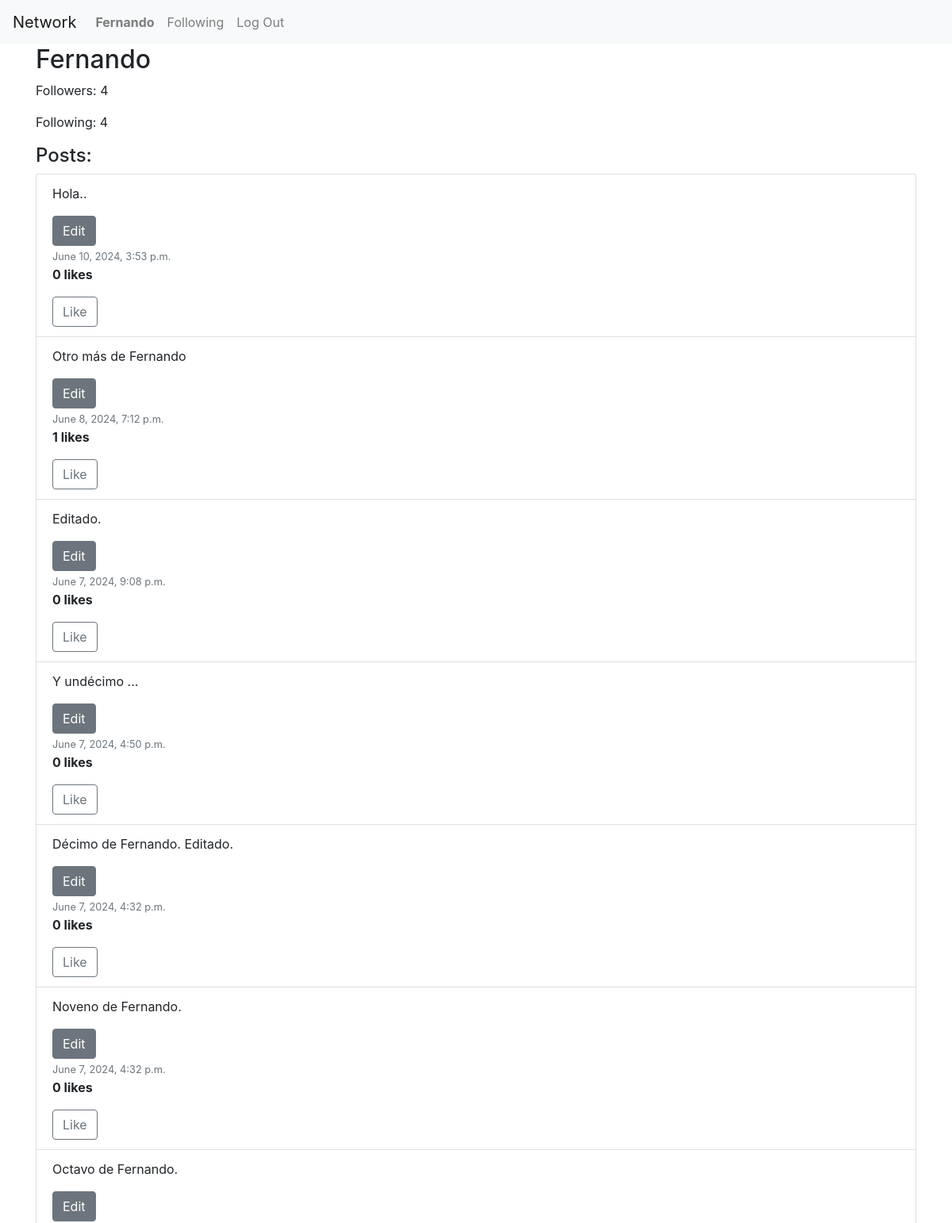
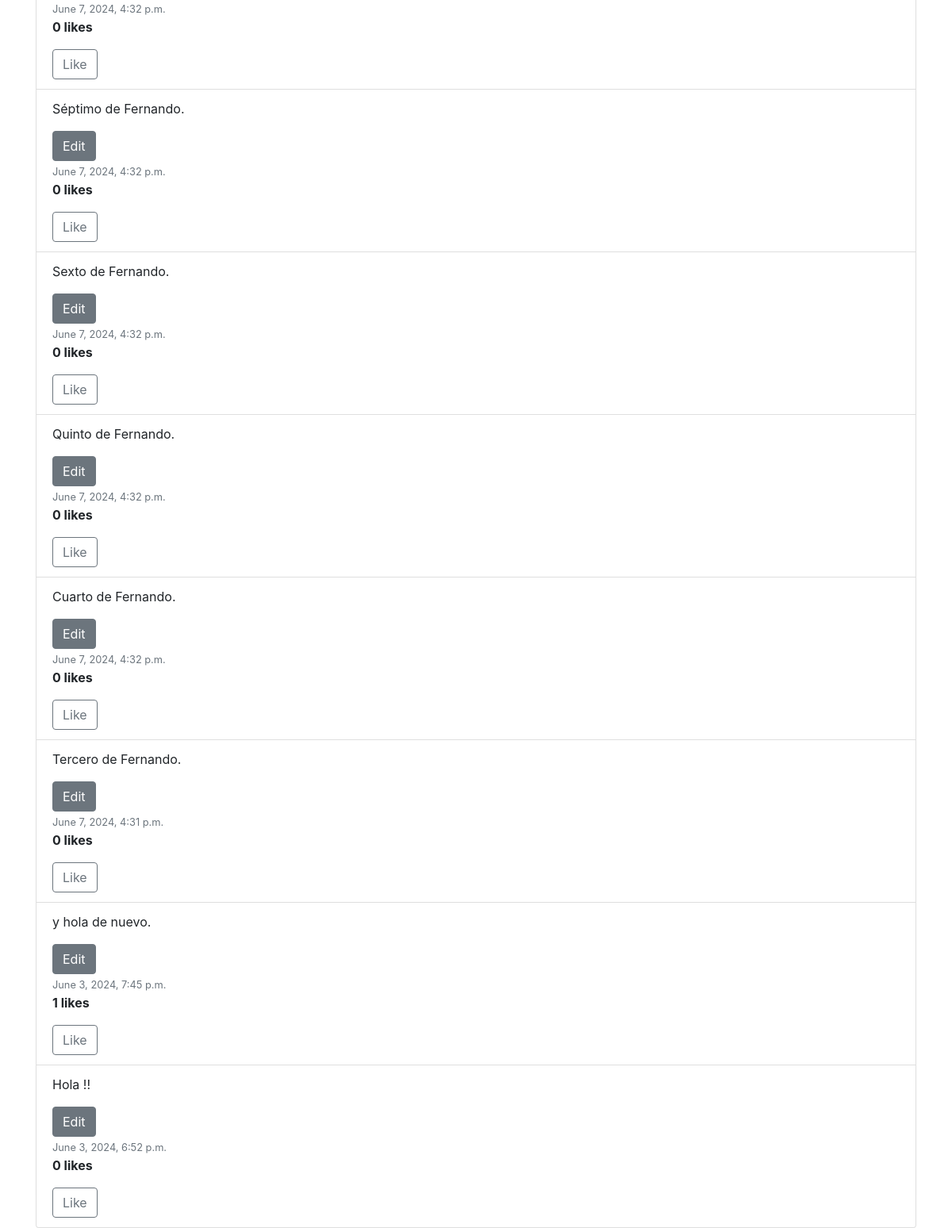
/profile/Fernando/ (signed in), run on the app's committed database (2 pictures, top to bottom).
### network/models.py (models this page shows, shortened)
class User(AbstractUser):
    pass

class Post(models.Model):
    user = models.ForeignKey(User, on_delete=models.CASCADE, related_name="posts")
    content = models.TextField(blank=True)
    timestamp = models.DateTimeField(auto_now_add=True)

### network/views.py (the view)
# urls.py: path('profile/<str:username>/', views.profile, name='profile'),  # Ruta para ver el perfil de usuario
def profile(request, username):
    user_profile = get_object_or_404(User, username=username)
    user_with_counts = User.objects.filter(username=username).annotate(
        followers_count=Count('followed'),  # followed es el related_name para los seguidores
        following_count=Count('follower')   # follower es el related_name para los seguidos
    ).get()
    posts = Post.objects.filter(user=user_profile).annotate(likes_count=Count('liked')).order_by('-timestamp')
    following = False
    if request.user.is_authenticated:
        following = Follow.objects.filter(user=request.user, following=user_profile).exists()
    return render(request, "network/profile.html", {
        "posts": posts,
        "user_profile": user_profile,
        "followers_count": user_with_counts.followers_count,
        "following_count": user_with_counts.following_count,
        "following": following
    })

### network/templates/network/profile.html (shortened to what this page needs)
{% extends "network/layout.html" %}
{% block body %}
<div class="container">
    <h2>{{ user_profile.username }}</h2>
    <p>Followers: {{ followers_count }}</p>
    <p>Following: {{ following_count }}</p>
    <h4>Posts:</h4>
    <ul class="list-group">
        {% for post in posts %}
        <li class="list-group-item" id="post-{{ post.id }}">
            <div id="post-content-{{ post.id }}">
                <p>{{ post.content }}</p>
            </div>
            {% if user == post.user %}
            <button class="edit-button btn btn-secondary" data-post-id="{{ post.id }}">Edit</button>
            {% endif %}
            <div>
                <small class="text-muted">{{ post.timestamp }}</small>
                <p id="like-count-{{ post.id }}"><strong>{{ post.likes_count }} likes</strong></p>
                {% if user.is_authenticated %}
                <button class="btn like-button {% if post.user_has_liked %}btn-success{% else %}btn-outline-secondary{% endif %}"
                        data-post-id="{{ post.id }}" data-liked="{% if post.user_has_liked %}true{% else %}false{% endif %}">
                    Like
                </button>
                {% endif %}
            </div>
        </li>
        {% endfor %}
    </ul>
</div>
{% endblock %}

### network/templates/network/layout.html (shortened to what this page needs)
{% load static %}
<!DOCTYPE html>
<html lang="en">
    <head>
        <link rel="stylesheet" href="https://stackpath.bootstrapcdn.com/bootstrap/4.4.1/css/bootstrap.min.css">
        <link href="{% static 'network/styles.css' %}" rel="stylesheet">
    </head>
    <body>
        <nav class="navbar navbar-expand-lg navbar-light bg-light">
            <a class="navbar-brand" href="{% url 'network:index' %}">Network</a>
            <div>
              <ul class="navbar-nav mr-auto">
                {% if user.is_authenticated %}
                    <li class="nav-item">
                        <a class="nav-link" href="{% url 'network:user_posts' %}"><strong>{{ user.username }}</strong></a>
                    </li>
                    <li class="nav-item">
                        <a class="nav-link" href="{% url 'network:following' %}">Following</a>
                    </li>
                    <li class="nav-item">
                        <a class="nav-link" href="{% url 'network:logout' %}">Log Out</a>
                    </li>
                {% endif %}
              </ul>
            </div>
        </nav>
        <div class="body">
            {% block body %}
            {% endblock %}
        </div>
    </body>
</html>

### data on the page
User: username "Fernando"
Post: content "Hola..", timestamp "June 10, 2024, 3:53 p.m.", likes_count "0"
Post: content "Otro más de Fernando", timestamp "June 8, 2024, 7:12 p.m.", likes_count "1"
Post: content "Editado.", timestamp "June 7, 2024, 9:08 p.m.", likes_count "0"
Post: content "Y undécimo ...", timestamp "June 7, 2024, 4:50 p.m.", likes_count "0"
Post: content "Décimo de Fernando. Editado.", timestamp "June 7, 2024, 4:32 p.m.", likes_count "0"
Post: content "Noveno de Fernando.", timestamp "June 7, 2024, 4:32 p.m.", likes_count "0"
Post: content "Octavo de Fernando.", timestamp "June 7, 2024, 4:32 p.m.", likes_count "0"
Post: content "Séptimo de Fernando.", timestamp "June 7, 2024, 4:32 p.m.", likes_count "0"
Post: content "Sexto de Fernando.", timestamp "June 7, 2024, 4:32 p.m.", likes_count "0"
Post: content "Quinto de Fernando.", timestamp "June 7, 2024, 4:32 p.m.", likes_count "0"
Post: content "Cuarto de Fernando.", timestamp "June 7, 2024, 4:32 p.m.", likes_count "0"
Post: content "Tercero de Fernando.", timestamp "June 7, 2024, 4:31 p.m.", likes_count "0"
Post: content "y hola de nuevo.", timestamp "June 3, 2024, 7:45 p.m.", likes_count "1"
Post: content "Hola !!", timestamp "June 3, 2024, 6:52 p.m.", likes_count "0"

### other printed values
{{ followers_count }} "4"
{{ following_count }} "4"
